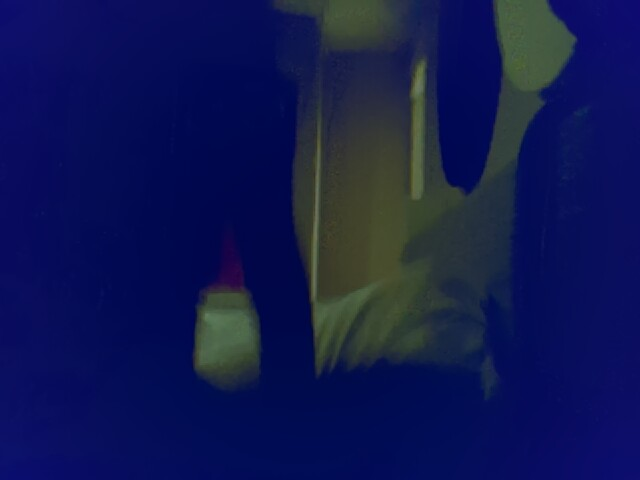
#> input picture downloaded_code/pidog/examples/img_input.jpeg, 640 x 480 px
$ python -i obstacle_detector.py   (imports and definitions only)
#> lines starting #> are read from the running program, lines starting #| are printed output that depends on the picture; after the words box and inside, x2 and y2 are one past the last pixel; in counts of white or black regions, pixels touching at a corner belong together
#> further down, picture is the input picture: shape (480, 640, 3); mean B, G, R 80.6, 23.9, 16.2
"""Obstacle Detector - Camera-based obstacle detection

Simple obstacle detection using edge detection and depth estimation.
Works in conjunction with ultrasonic sensor for redundant safety.

Performance target: <50ms per frame on Pi 5
"""

import numpy as np
from typing import Optional, Tuple, List
from dataclasses import dataclass

cv2 = None


def _ensure_cv2():
    """Lazy load OpenCV"""
    global cv2
    if cv2 is None:
        import cv2 as opencv
        cv2 = opencv


@dataclass
class Obstacle:
    """A detected obstacle"""
    position: str  # "left", "center", "right"
    distance_estimate: str  # "close", "medium", "far"
    confidence: float
    x: int  # Pixel x position
    y: int  # Pixel y position
    width: int
    height: int


class ObstacleDetector:
    """Detect obstacles using computer vision

    Uses multiple cues:
    - Edge density (obstacles have many edges)
    - Optical flow (obstacles are stationary)
    - Color discontinuities
    - Ground plane estimation

    Usage:
        detector = ObstacleDetector()

        # Check for obstacles
        obstacles = detector.detect(image)
        if detector.is_path_blocked(obstacles):
            print("Path blocked!")
    """

    # Detection thresholds
    EDGE_THRESHOLD = 50
    MIN_OBSTACLE_AREA = 500  # Minimum pixel area
    CLOSE_Y_THRESHOLD = 0.7  # Bottom 30% of image = close
    MEDIUM_Y_THRESHOLD = 0.5  # Middle = medium distance

    def __init__(self):
        self._prev_frame = None
        self._flow = None

    def detect(self, image: np.ndarray) -> List[Obstacle]:
        """Detect obstacles in image

        Args:
            image: BGR image from camera

        Returns:
            List of detected obstacles
        """
        _ensure_cv2()

        height, width = image.shape[:2]
#> height = 480; width = 640
        obstacles = []

        # Convert to grayscale
        gray = cv2.cvtColor(image, cv2.COLOR_BGR2GRAY)
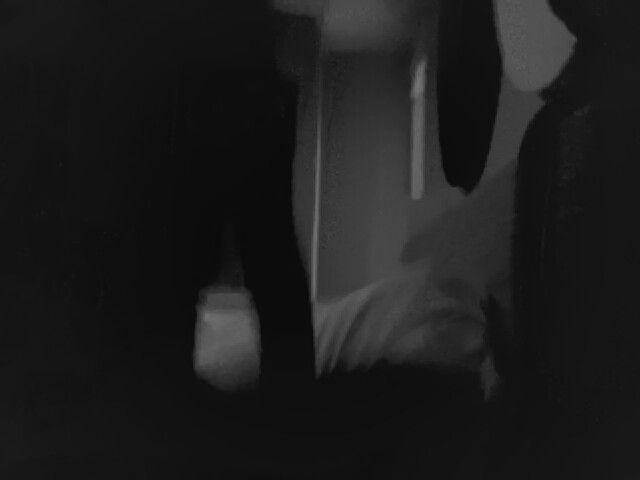
#> gray: shape (480, 640); min 8, max 114, mean 28.1

        # Apply Gaussian blur to reduce noise
        blurred = cv2.GaussianBlur(gray, (5, 5), 0)

        # Edge detection
        edges = cv2.Canny(blurred, self.EDGE_THRESHOLD, self.EDGE_THRESHOLD * 2)
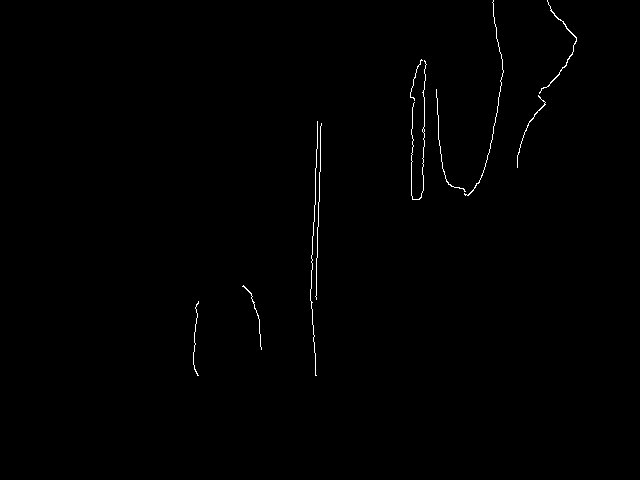
#> edges: shape (480, 640); 0.48% white in thin lines or dots, all inside (x1, y1, x2, y2) = (193, 0, 577, 376)

        # Focus on lower half of image (ground level obstacles)
        lower_half = edges[height // 2:, :]
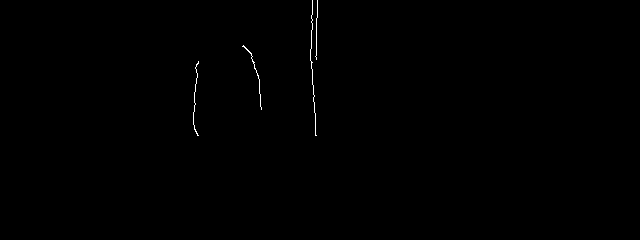
#> lower_half: shape (240, 640); 0.23% white in thin lines or dots, all inside (x1, y1, x2, y2) = (193, 0, 318, 136)

        # Find contours in lower half
        contours, _ = cv2.findContours(
            lower_half, cv2.RETR_EXTERNAL, cv2.CHAIN_APPROX_SIMPLE
        )
#> contours = 4 contours, all with area under 20

        for contour in contours:
            area = cv2.contourArea(contour)
            if area < self.MIN_OBSTACLE_AREA:
                continue

            # Get bounding box
            x, y, w, h = cv2.boundingRect(contour)

            # Adjust y for lower half offset
            y += height // 2

            # Determine position
            center_x = x + w // 2
            if center_x < width // 3:
                position = "left"
            elif center_x > 2 * width // 3:
                position = "right"
            else:
                position = "center"

            # Estimate distance based on y position
            center_y = y + h // 2
            y_ratio = center_y / height
            if y_ratio > self.CLOSE_Y_THRESHOLD:
                distance = "close"
            elif y_ratio > self.MEDIUM_Y_THRESHOLD:
                distance = "medium"
            else:
                distance = "far"

            # Confidence based on edge density in region
            roi = edges[max(0, y - h // 2):min(height, y + h // 2),
                       max(0, x - w // 2):min(width, x + w // 2)]
            edge_density = np.mean(roi > 0) if roi.size > 0 else 0

            obstacles.append(Obstacle(
                position=position,
                distance_estimate=distance,
                confidence=min(1.0, edge_density * 2),
                x=x,
                y=y,
                width=w,
                height=h
            ))
#> this loop made 4 passes
#> area on passes 1 to 4: 5.5, 12.5, 0, 1.5
#> after the loop, obstacles = []

        return obstacles

    # [81 lines left out: functions is_path_blocked, get_clear_direction, detect_with_flow, not called in this run]


class GroundPlaneDetector:
    """Detect ground plane for better obstacle understanding

    Uses color and texture to identify the ground,
    then anything significantly above it is an obstacle.
    """

    def __init__(self):
        self._ground_color = None
        self._ground_mask = None

    # [65 lines left out: functions calibrate_ground, detect_non_ground, not called in this run]

>>> import cv2
>>> picture = cv2.imread('../../downloaded_code/pidog/examples/img_input.jpeg')
>>> result = ObstacleDetector().detect(picture)
#> result = []
